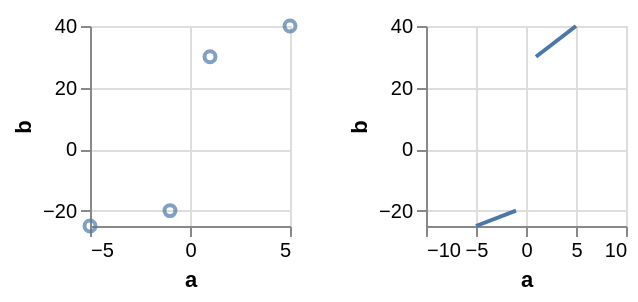

The Vega-Lite source for this figure:
### Vega-Lite specification from a JSON file in a GitHub repository (floating-point values rounded to 4 significant figures)
{"$schema": "https://vega.github.io/schema/vega-lite/v6.json", "description": "The same two invalid modes as `invalid-break-paths-domains`, written on the **mark definition** rather than in `config.mark` — and the domains are measured over different rows because of it. `assembleDomain` asks `getMarkConfig('invalid', markDef, config)`, and `getMarkConfig` reads only the configuration chain where `getMarkPropOrConfig` would read the mark definition first, so an `invalid` written here never reaches the choice of which output a domain is measured over. The point on the left hides its gaps and measures its domains over the rows it kept; the line on the right breaks at its gaps and measures over the rows it drew. Neither needs a second dataset, where the same two modes in a configuration need one apiece.", "data": {"values": [{"a": -10, "b": null}, {"a": -5, "b": -25}, {"a": -1, "b": -20}, {"a": 0, "b": null}, {"a": 1, "b": 30}, {"a": 5, "b": 40}, {"a": 10, "b": null}]}, "hconcat": [{"width": 100, "height": 100, "mark": {"type": "point", "invalid": "break-paths-show-domains"}, "encoding": {"x": {"field": "a", "type": "quantitative"}, "y": {"field": "b", "type": "quantitative"}}}, {"width": 100, "height": 100, "mark": {"type": "line", "invalid": "break-paths-filter-domains"}, "encoding": {"x": {"field": "a", "type": "quantitative"}, "y": {"field": "b", "type": "quantitative"}}}]}
